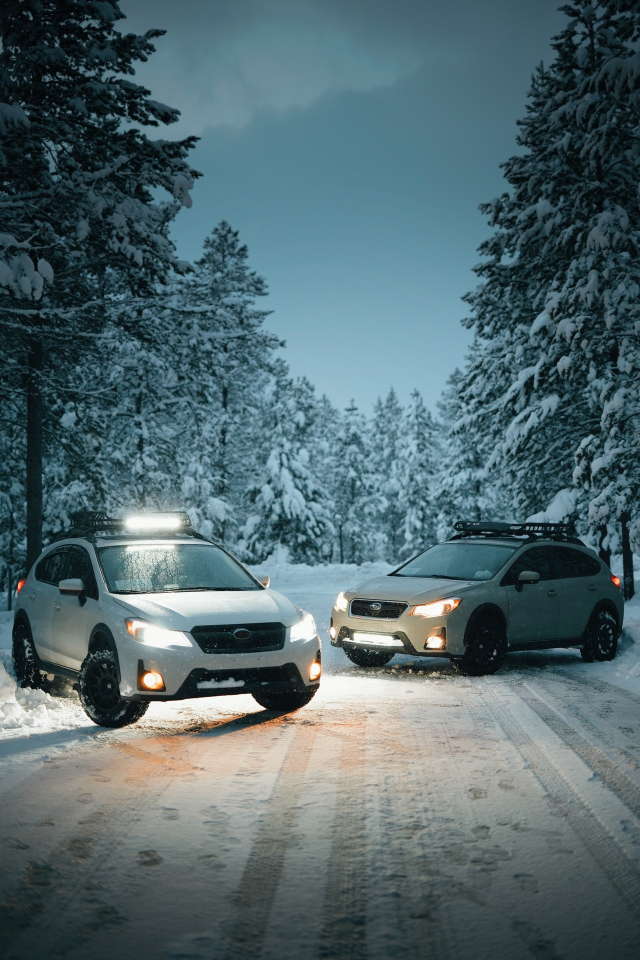
#> input picture src/traffic/vehicle_counter_project/images/0.jpg, 1280 x 1920 px, given in place of test1.mp4, which was not available (shown at 1/2 size)
$ python LANE_DETECTOR.py
#> lines starting #> are read from the running program, lines starting #| are printed output that depends on the picture; after the words box and inside, x2 and y2 are one past the last pixel; in counts of white or black regions, pixels touching at a corner belong together; pictures that were not available may be replaced by others from this repository, and a replacement may not be noted
import cv2
import numpy as np

def canny(img):
    if img is None:
        cap.release()
        cv2.destroyAllWindows()
        exit()
    gray = cv2.cvtColor(img, cv2.COLOR_BGR2GRAY)
    kernel = 5
    blur = cv2.GaussianBlur(gray, (kernel, kernel), 0)
    canny = cv2.Canny(gray, 50, 150)
    return canny


def region_of_interest(canny):
    height = canny.shape[0]
    width = canny.shape[1]
    mask = np.zeros_like(canny)
    triangle = np.array([[
        (200, height),
        (800, 350),
        (1200, height), ]], np.int32)
    cv2.fillPoly(mask, triangle, 255)
    masked_image = cv2.bitwise_and(canny, mask)
    return masked_image


def houghLines(cropped_canny):
    return cv2.HoughLinesP(cropped_canny, 2, np.pi / 180, 100,
                           np.array([]), minLineLength=40, maxLineGap=5)


def addWeighted(frame, line_image):
    return cv2.addWeighted(frame, 0.8, line_image, 1, 1)


def display_lines(img, lines):
    line_image = np.zeros_like(img)
    if lines is not None:
        for line in lines:
            for x1, y1, x2, y2 in line:
                cv2.line(line_image, (x1, y1), (x2, y2), (0, 0, 255), 10)
    return line_image


def make_points(image, line):
    slope, intercept = line
    y1 = int(image.shape[0])
    y2 = int(y1 * 3.0 / 5)
    x1 = int((y1 - intercept) / slope)
    x2 = int((y2 - intercept) / slope)
    return [[x1, y1, x2, y2]]


def average_slope_intercept(image, lines):
    left_fit = []
    right_fit = []
    if lines is None:
        return None
    for line in lines:
        for x1, y1, x2, y2 in line:
            fit = np.polyfit((x1, x2), (y1, y2), 1)
            slope = fit[0]
            intercept = fit[1]
            if slope < 0:
                left_fit.append((slope, intercept))
            else:
                right_fit.append((slope, intercept))
    left_fit_average = np.average(left_fit, axis=0)
    right_fit_average = np.average(right_fit, axis=0)
    left_line = make_points(image, left_fit_average)
    right_line = make_points(image, right_fit_average)
    averaged_lines = [left_line, right_line]
    return averaged_lines


cap = cv2.VideoCapture("../vid/test1.mp4")
while (cap.isOpened()):
    _, frame = cap.read()
#> frame is the input picture: shape (1920, 1280, 3); mean B, G, R 109.9, 104.6, 82.9
    canny_image = canny(frame)
#> in canny, `gray = cv2.cvtColor(img, cv2.COLOR_BGR2GRAY)`:
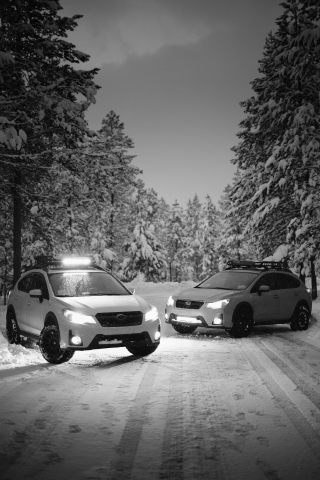
#> gray: shape (1920, 1280) (shown at 1/4 size); min 0, max 255, mean 98.7
#> in canny, `canny = cv2.Canny(gray, 50, 150)`:
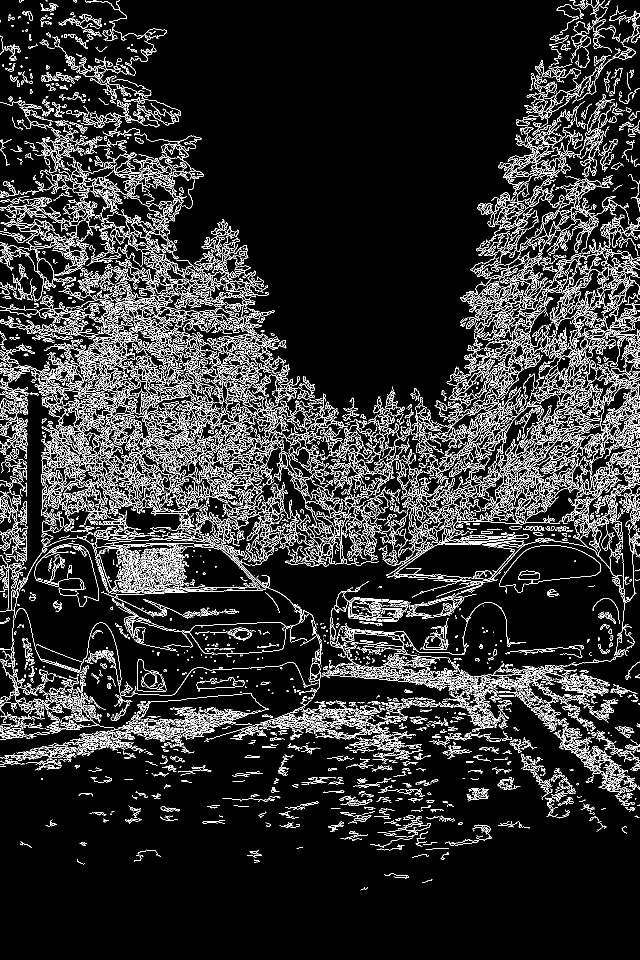
#> canny: shape (1920, 1280) (shown at 1/2 size); 11.3% white in thin lines or dots
    cropped_canny = region_of_interest(canny_image)
#> in region_of_interest, `cv2.fillPoly(mask, triangle, 255)`:
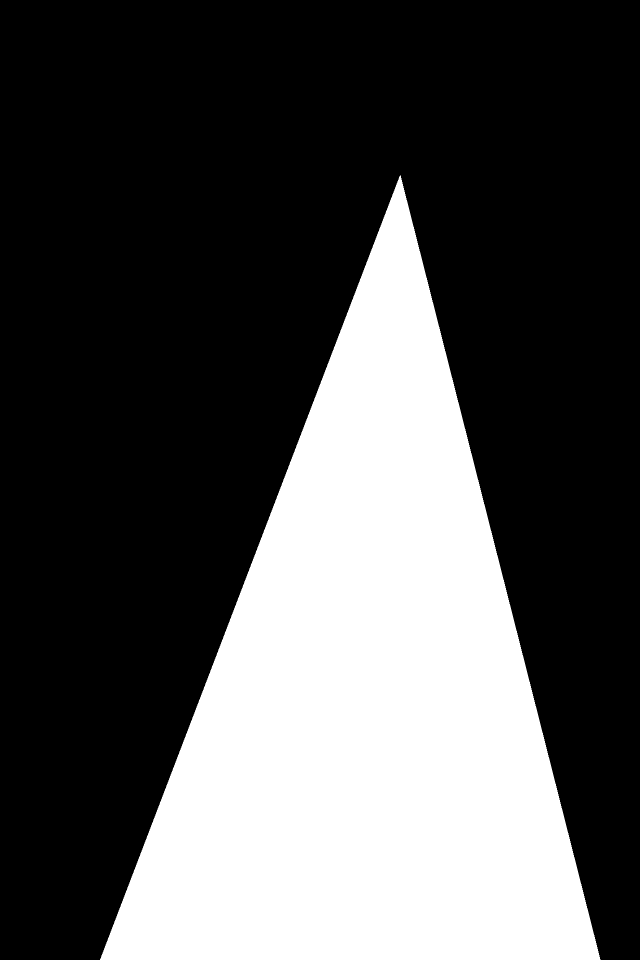
#> mask: shape (1920, 1280) (shown at 1/2 size); 32% white; 1 white region, box (x1, y1, x2, y2) and area: (200, 350, 1201, 1920) 786570
#> in region_of_interest, `masked_image = cv2.bitwise_and(canny, mask)`:
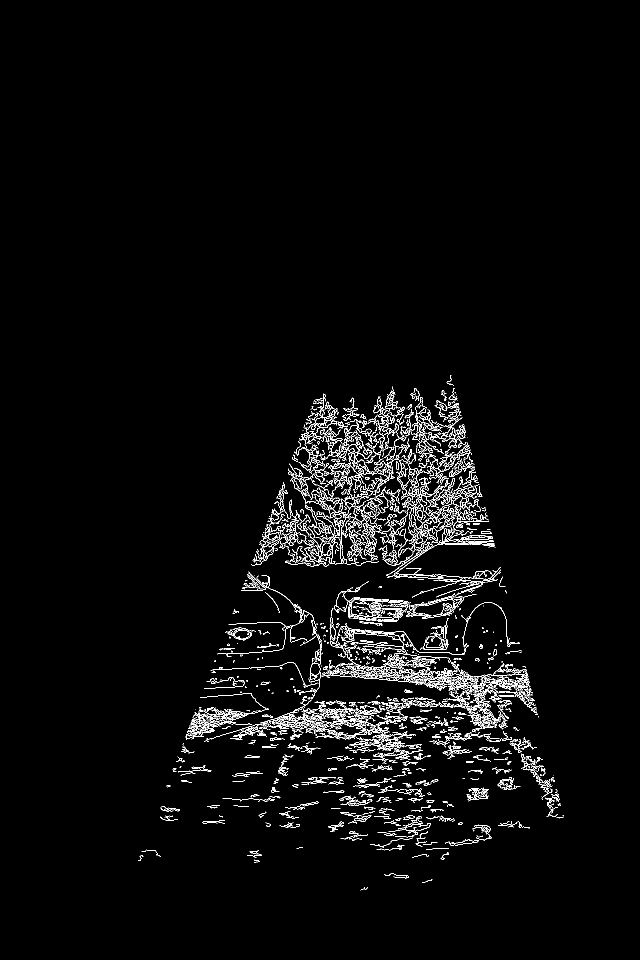
#> masked_image: shape (1920, 1280) (shown at 1/2 size); 2.7% white in thin lines or dots, all inside (x1, y1, x2, y2) = (276, 750, 1128, 1781)
    # cv2.imshow("cropped_canny",cropped_canny)

    lines = houghLines(cropped_canny)
#> lines = 128 rows, first 6: [382, 1449, 442, 1449], [785, 818, 785, 773], [414, 1437, 461, 1437], [900, 1389, 900, 1340], [804, 1362, 804, 1292], [946, 1445, 994, 1445]
    averaged_lines = average_slope_intercept(frame, lines)
#> the loop in average_slope_intercept, `for line in lines:` made 128 passes
#> after the loop in average_slope_intercept, `for line in lines:`: left_fit = 32 pairs, first value -42 to -5.3e-16, second value 1267.5 to 32529; right_fit = 96 pairs, first value 5.96e-16 to 43, second value -36059 to 1453
#> in average_slope_intercept, `left_fit_average = np.average(left_fit, axis=0)`: left_fit_average = [-3.44, 3930.1]
#> in average_slope_intercept, `right_fit_average = np.average(right_fit, axis=0)`: right_fit_average = [2.08, -454.7]
#> in make_points, `slope, intercept = line`: slope = -3.44; intercept = 3930.1
#> in make_points, `x1 = int((y1 - intercept) / slope)`: x1 = 584
#> in make_points, `x2 = int((y2 - intercept) / slope)`: x2 = 808
#> in average_slope_intercept, `left_line = make_points(image, left_fit_average)`: left_line = [[584, 1920, 808, 1152]]
#> in average_slope_intercept, `right_line = make_points(image, right_fit_average)`: right_line = [[1141, 1920, 772, 1152]]
#> in average_slope_intercept, `averaged_lines = [left_line, right_line]`: averaged_lines = [[[584, 1920, 808, 1152]], [[1141, 1920, 772, 1152]]]
    line_image = display_lines(frame, averaged_lines)
#> the loop in display_lines, `for line in lines:` made 2 passes
#> after the loop in display_lines, `for line in lines:`:
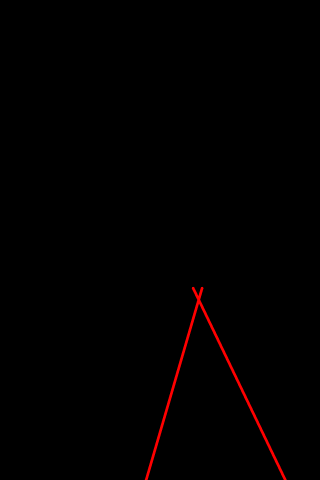
#> line_image: shape (1920, 1280, 3) (shown at 1/4 size); mean of channels 0, 1, 2 0, 0, 1.8; drawn as B, G, R
    combo_image = addWeighted(frame, line_image)
#> in addWeighted, `return cv2.addWeighted(frame, 0.8, line_image, 1, 1)`:
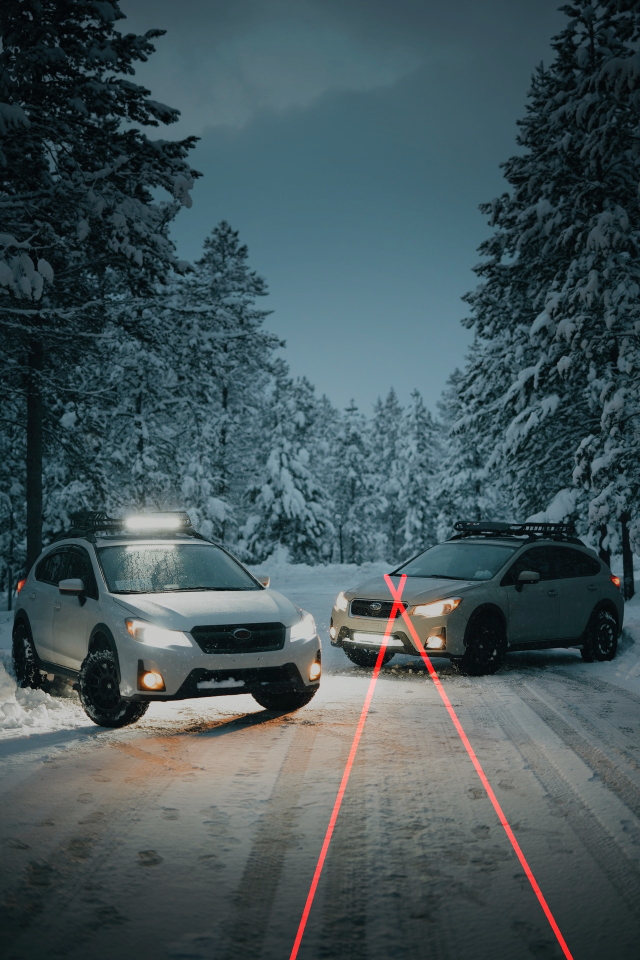
#> returned value: shape (1920, 1280, 3) (shown at 1/2 size); mean of channels 0, 1, 2 88.9, 84.7, 68.4; drawn as B, G, R
    cv2.imshow("result", combo_image)

    if cv2.waitKey(1) & 0xFF == ord('q'):
#> (key q is pressed here)
        break

cap.release()
cv2.destroyAllWindows()

$ run again, on src/traffic/vehicle_counter_project/images/1.jpg
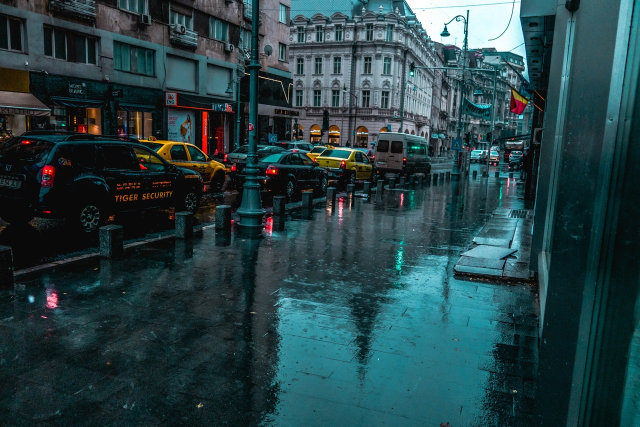
#> input picture src/traffic/vehicle_counter_project/images/1.jpg, 1280 x 853 px, given in place of test1.mp4, which was not available (shown at 1/2 size)
#> frame is the input picture: shape (853, 1280, 3); mean B, G, R 69.6, 65.5, 38.8
#> in canny, `canny = cv2.Canny(gray, 50, 150)`:
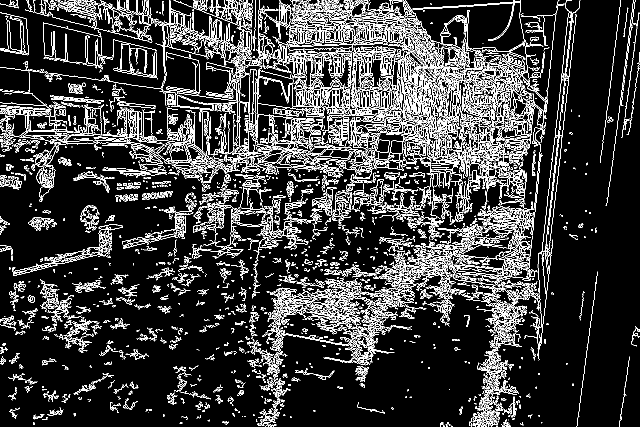
#> canny: shape (853, 1280) (shown at 1/2 size); 13.9% white in thin lines or dots
#> mask: shape (853, 1280); 23.1% white; 1 white region, box (x1, y1, x2, y2) and area: (201, 350, 1201, 853) 251800
#> masked_image: shape (853, 1280); 2.8% white in thin lines or dots, all inside (x1, y1, x2, y2) = (235, 353, 1161, 853)
#> lines = 92 rows, first 6: [734, 608, 784, 608], [665, 595, 710, 595], [782, 579, 825, 564], [754, 590, 847, 542], [867, 549, 929, 516], [670, 619, 714, 619]
#> the loop in average_slope_intercept, `for line in lines:` made 92 passes
#> after the loop in average_slope_intercept, `for line in lines:`: left_fit = 51 pairs, first value -4.62 to -3.92e-17, second value 553 to 4103.9; right_fit = 41 pairs, first value 9.12e-18 to 2.94, second value -1992.3 to 659
#> left_fit_average = [-0.701, 1112.6]
#> right_fit_average = [0.714, 17.66]
#> slope = -0.701; intercept = 1112.6
#> x1 = 370
#> x2 = 858
#> left_line = [[370, 853, 858, 511]]
#> right_line = [[1169, 853, 690, 511]]
#> in average_slope_intercept, `averaged_lines = [left_line, right_line]`: averaged_lines = [[[370, 853, 858, 511]], [[1169, 853, 690, 511]]]
#> the loop in display_lines, `for line in lines:` made 2 passes
#> in addWeighted, `return cv2.addWeighted(frame, 0.8, line_image, 1, 1)`:
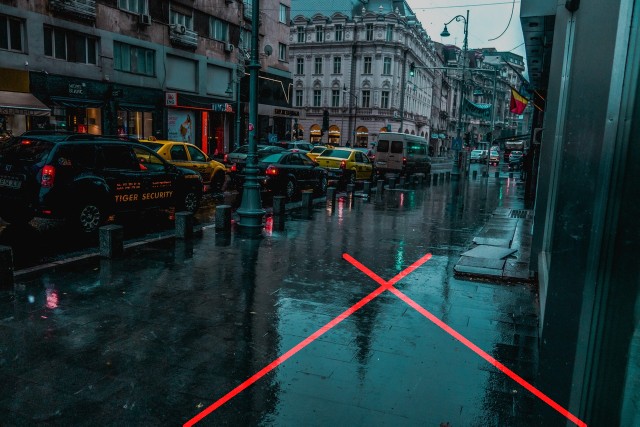
#> returned value: shape (853, 1280, 3) (shown at 1/2 size); mean of channels 0, 1, 2 56.6, 53.4, 34.8; drawn as B, G, R

$ run again, on src/traffic/vehicle_counter_project/images/11.jpg
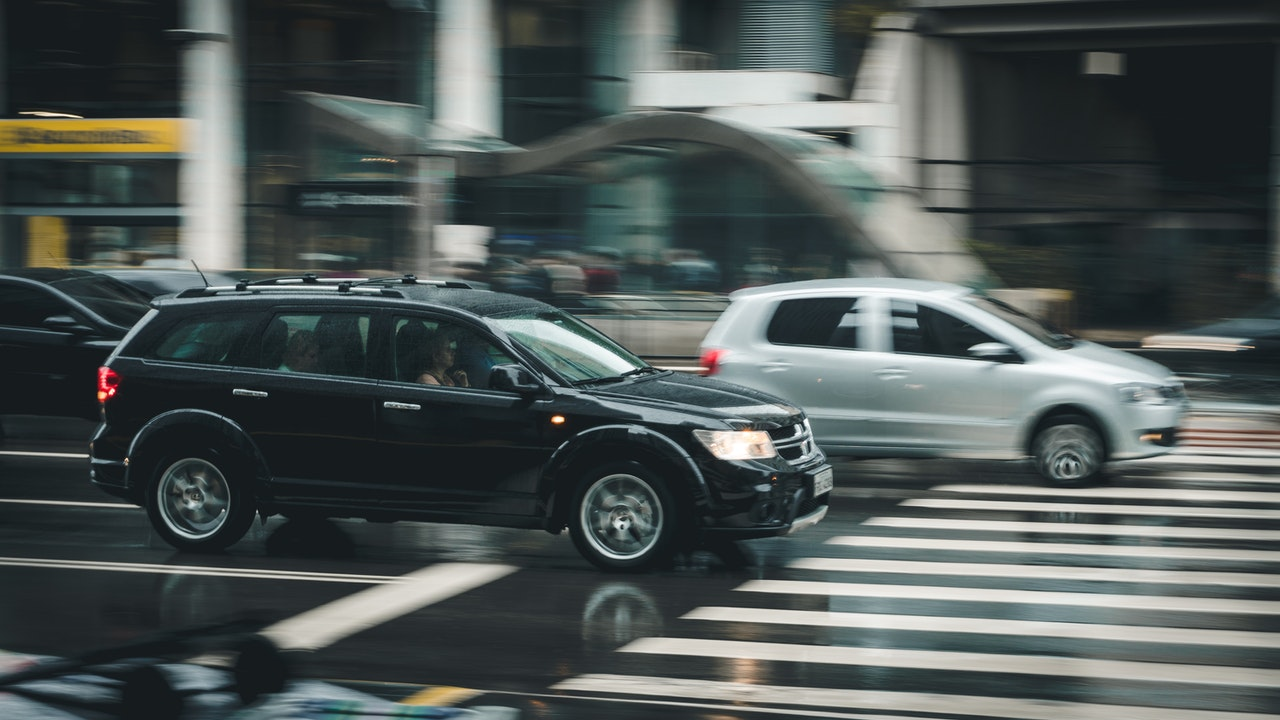
#> input picture src/traffic/vehicle_counter_project/images/11.jpg, 1280 x 720 px, given in place of test1.mp4, which was not available
#> frame is the input picture: shape (720, 1280, 3); mean B, G, R 85.9, 87, 78.9
#> in canny, `canny = cv2.Canny(gray, 50, 150)`:
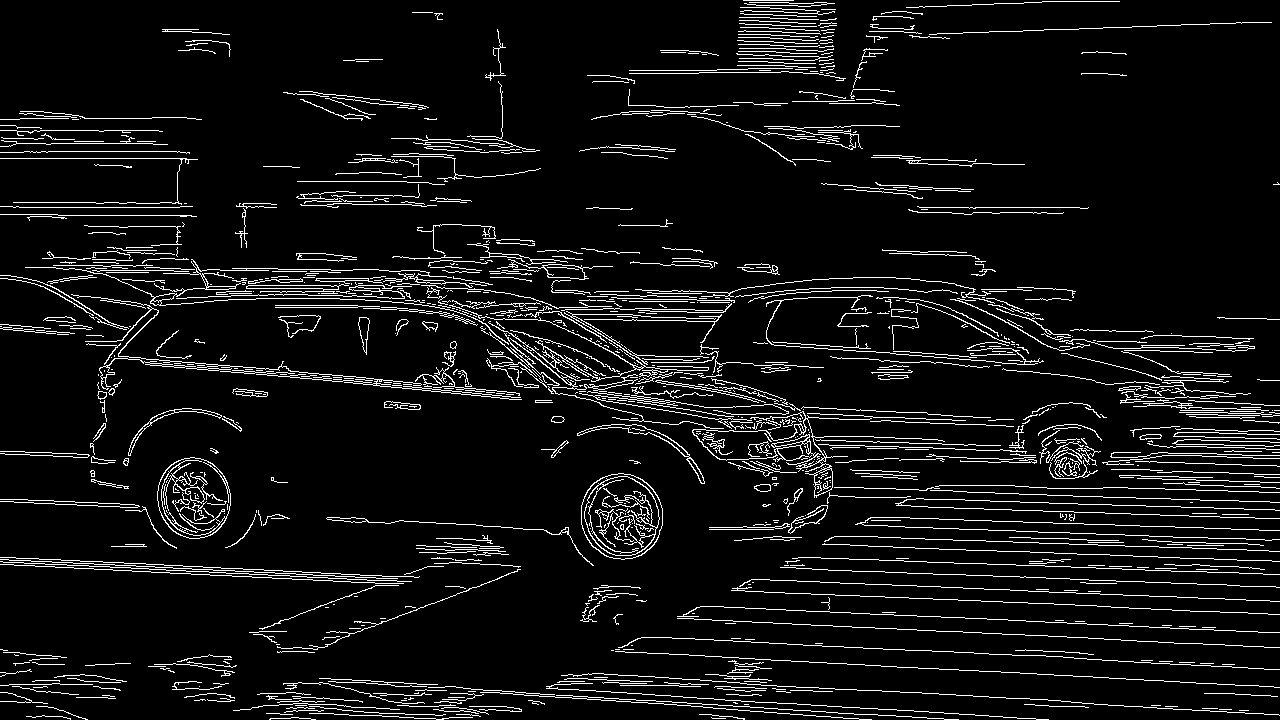
#> canny: shape (720, 1280); 7% white in thin lines or dots
#> mask: shape (720, 1280); 20.1% white; 1 white region, box (x1, y1, x2, y2) and area: (201, 350, 1200, 720) 185130
#> masked_image: shape (720, 1280); 1.7% white in thin lines or dots, all inside (x1, y1, x2, y2) = (230, 362, 1189, 720)
#> lines = 38 rows, first 6: [561, 697, 712, 707], [689, 655, 770, 659], [1030, 699, 1070, 701], [620, 685, 678, 685], [258, 706, 307, 703], [709, 529, 773, 529]
#> the loop in average_slope_intercept, `for line in lines:` made 38 passes
#> after the loop in average_slope_intercept, `for line in lines:`: left_fit = [(-0.0612, 721.8), (-0.386, 769.7), (-1.74e-15, 527), (-3.77e-15, 487)]; right_fit = 34 pairs, first value 3.91e-17 to 0.0662, second value 428.7 to 695.3
#> left_fit_average = [-0.112, 626.4]
#> right_fit_average = [0.036, 603.2]
#> slope = -0.112; intercept = 626.4
#> x1 = -837
#> x2 = 1738
#> left_line = [[-837, 720, 1738, 432]]
#> right_line = [[3249, 720, -4762, 432]]
#> in average_slope_intercept, `averaged_lines = [left_line, right_line]`: averaged_lines = [[[-837, 720, 1738, 432]], [[3249, 720, -4762, 432]]]
#> the loop in display_lines, `for line in lines:` made 2 passes
#> in addWeighted, `return cv2.addWeighted(frame, 0.8, line_image, 1, 1)`:
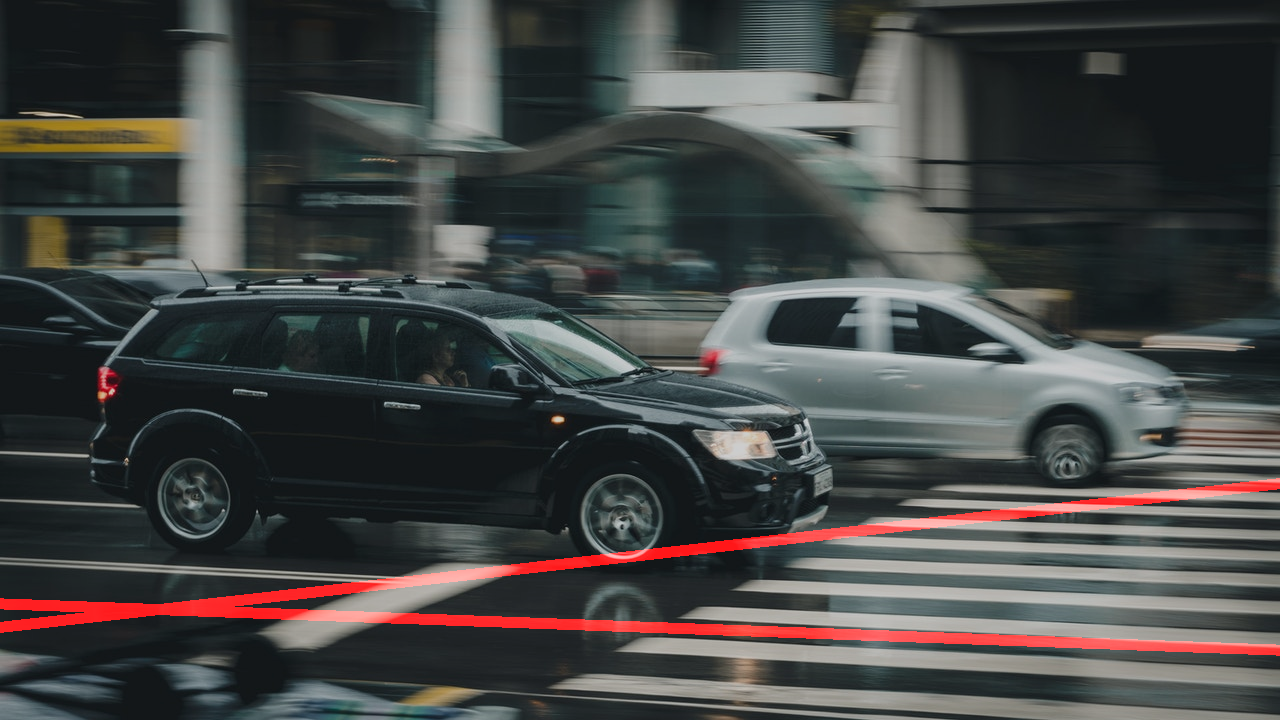
#> returned value: shape (720, 1280, 3); mean of channels 0, 1, 2 69.7, 70.6, 69.7; drawn as B, G, R
